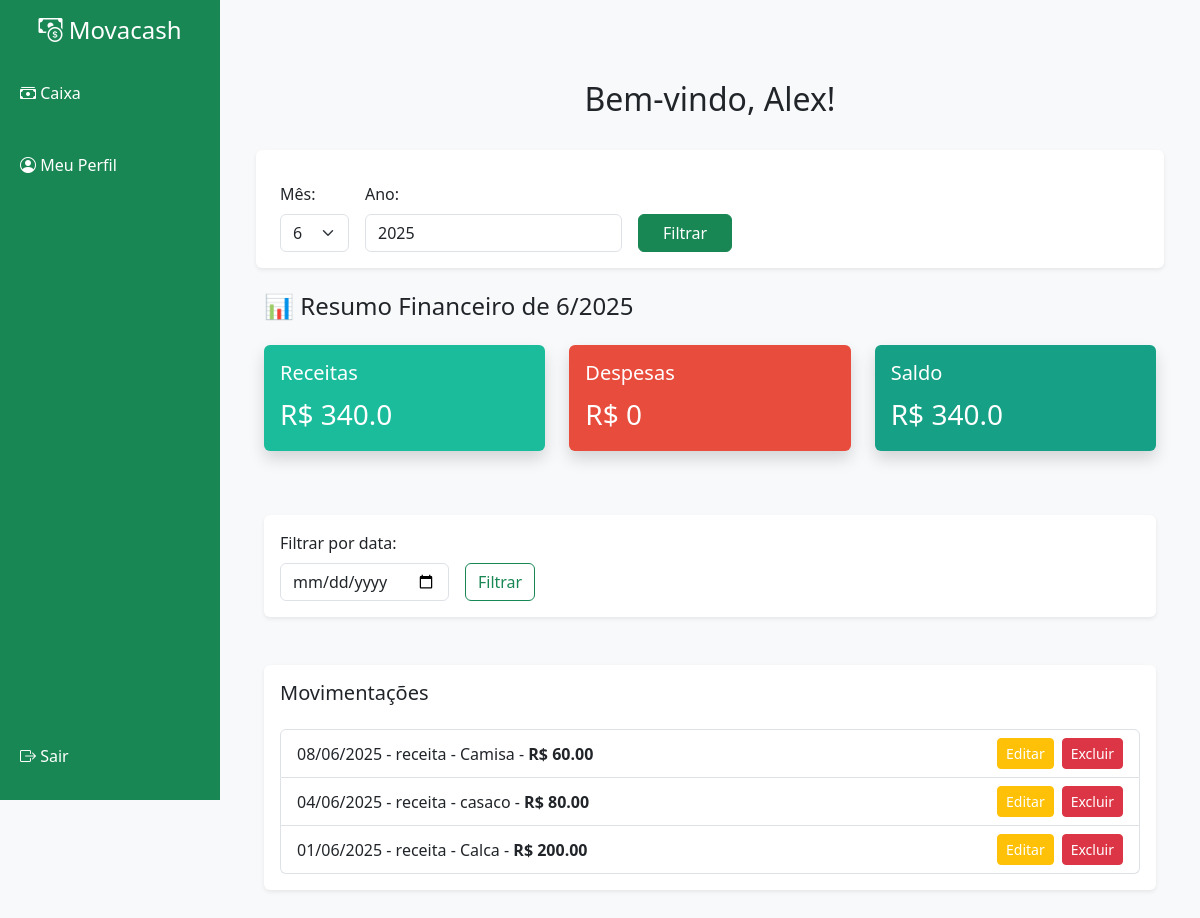
The app's page /dashboard (signed in) with its own data.
### app/models.py (models this page shows)
class Usuario(db.Model):
    __tablename__ = 'usuarios'
    id = db.Column(db.Integer, primary_key=True)
    nome = db.Column(db.String(100), nullable=False)
    email = db.Column(db.String(100), unique=True, nullable=False)
    senha = db.Column(db.String(100), nullable=False)
    tipo = db.Column(db.String(20), nullable=False, default='vendedor')
    ultimo_acesso = db.Column(db.DateTime)
    movimentacoes = db.relationship('Movimentacao', backref='usuario', lazy=True)
    contas = db.relationship('Conta', backref='usuario', lazy=True)

class Movimentacao(db.Model):
    __tablename__ = 'movimentacoes'
    id = db.Column(db.Integer, primary_key=True)
    tipo = db.Column(db.String(10), nullable=False)  # receita ou despesa
    categoria = db.Column(db.String(50), nullable=False)
    valor = db.Column(db.Float, nullable=False)
    data = db.Column(db.Date, nullable=False)
    usuario_id = db.Column(db.Integer, db.ForeignKey('usuarios.id'), nullable=False)

### app/routes.py (the view, shortened to what this page needs)
@bp.route('/dashboard')
@login_obrigatorio
def dashboard():
    usuario_id = session.get('usuario_id')
    nome_usuario = session.get('nome')
    hoje = date.today()
    filtro_data = request.args.get('filtro_data')
    mes = int(request.args.get('mes') or hoje.month)
    ano = int(request.args.get('ano') or hoje.year)
    query = Movimentacao.query.options(joinedload(Movimentacao.usuario)).filter(
        extract('month', Movimentacao.data) == mes,
        extract('year', Movimentacao.data) == ano
    )
    if session['tipo'] != 'admin':
        query = query.filter(Movimentacao.usuario_id == usuario_id)
    if filtro_data:
        try:
            data_filtrada = datetime.strptime(filtro_data, '%Y-%m-%d').date()
            query = query.filter(Movimentacao.data == data_filtrada)
        except ValueError:
            flash('Data inválida', 'danger')
    movimentacoes = query.order_by(Movimentacao.data.desc()).all()
    mov_list = [
        (m.tipo, m.categoria, m.valor, m.data, m.id, m.usuario.nome if session['tipo'] == 'admin' else None)
        for m in movimentacoes
    ]
    total_receitas = db.session.query(func.sum(Movimentacao.valor)).filter_by(tipo='receita').filter(
        extract('month', Movimentacao.data) == mes,
        extract('year', Movimentacao.data) == ano
    )
    total_despesas = db.session.query(func.sum(Movimentacao.valor)).filter_by(tipo='despesa').filter(
        extract('month', Movimentacao.data) == mes,
        extract('year', Movimentacao.data) == ano
    )
    if session['tipo'] != 'admin':
        total_receitas = total_receitas.filter(Movimentacao.usuario_id == usuario_id)
        total_despesas = total_despesas.filter(Movimentacao.usuario_id == usuario_id)
    receitas = total_receitas.scalar() or 0
    despesas = total_despesas.scalar() or 0
    saldo = receitas - despesas
    contas_proximas = None
    return render_template(
        "dashboard.html",
        usuario=nome_usuario,
        saldo=saldo,
        total_receitas=receitas,
        total_despesas=despesas,
        movimentacoes=mov_list,
        filtro_data=filtro_data,
        mes=mes,
        ano=ano,
        contas_proximas=contas_proximas  # <- ⚠️ IMPORTANTE
    )

### app/utils.py (called while the page is built)
def login_obrigatorio(f):
    @wraps(f)
    def decorated_function(*args, **kwargs):
        if 'usuario_id' not in session:
            return redirect(url_for('main.login'))
        return f(*args, **kwargs)
    return decorated_function

### app/templates/dashboard.html (shortened to what this page needs)
{% extends "base.html" %}
{% block content %}
<div class="container mt-5">
    <h2 class="mb-5 text-center text-dark">Bem-vindo, {{ usuario }}!</h2>
    <form method="GET" class="row g-3 mb-4 align-items-end bg-white p-3 rounded shadow-sm">
        <div class="col-auto">
            <label class="form-label">Mês:</label>
            <select name="mes" class="form-select">
                {% for m in range(1, 13) %}
                    <option value="{{ m }}" {% if m == mes %}selected{% endif %}>{{ m }}</option>
                {% endfor %}
            </select>
        </div>
        <div class="col-auto">
            <label class="form-label">Ano:</label>
            <input type="number" name="ano" class="form-control" value="{{ ano }}">
        </div>
        <div class="col-auto">
            <button type="submit" class="btn btn-success px-4">Filtrar</button>
        </div>
    </form>
    <h4 class="mb-4 text-dark">📊 Resumo Financeiro de {{ mes }}/{{ ano }}</h4>
    <div class="row mb-5">
        <div class="col-md-4 mb-3">
            <div class="card shadow border-0 rounded-xl" style="background-color: #1abc9c; color: white;">
                <div class="card-body">
                    <h5 class="card-title">Receitas</h5>
                    <p class="card-text fs-3">R$ {{ total_receitas | default(0) | round(2) }}</p>
                </div>
            </div>
        </div>
        <div class="col-md-4 mb-3">
            <div class="card shadow border-0 rounded-xl" style="background-color: #e74c3c; color: white;">
                <div class="card-body">
                    <h5 class="card-title">Despesas</h5>
                    <p class="card-text fs-3">R$ {{ total_despesas | default(0) | round(2) }}</p>
                </div>
            </div>
        </div>
        <div class="col-md-4 mb-3">
            <div class="card shadow border-0 rounded-xl" style="background-color: #16a085; color: white;">
                <div class="card-body">
                    <h5 class="card-title">Saldo</h5>
                    <p class="card-text fs-3">R$ {{ saldo | default(0) | round(2) }}</p>
                </div>
            </div>
        </div>
    </div>
    <div class="card mb-5 shadow-sm rounded border-0">
        <div class="card-body">
            <form method="GET" class="row g-3 align-items-end">
                <div class="col-auto">
                    <label class="form-label">Filtrar por data:</label>
                    <input type="date" name="filtro_data" class="form-control" value="{{ filtro_data }}">
                </div>
                <div class="col-auto">
                    <button type="submit" class="btn btn-outline-success">Filtrar</button>
                </div>
            </form>
        </div>
    </div>
    <div class="card shadow-sm border-0 rounded-xl">
        <div class="card-body">
            <h5 class="card-title mb-4">Movimentações</h5>
            {% if movimentacoes %}
                <ul class="list-group">
                    {% for tipo, categoria, valor, data, id, dono in movimentacoes %}
                        <li class="list-group-item d-flex justify-content-between align-items-center">
                            <div>
                                {{ data.strftime('%d/%m/%Y') }} - {{ tipo }} - {{ categoria }} -
                                <strong>R$ {{ "%.2f"|format(valor) }}</strong>
                            </div>
                            <div class="d-flex">
                                <a href="{{ url_for('main.editar_movimentacao', id=id) }}" class="btn btn-warning btn-sm me-2 text-white">Editar</a>
                                <a href="{{ url_for('main.excluir_movimentacao', id=id) }}"
                                   class="btn btn-danger btn-sm"
                                   onclick="return confirm('Tem certeza que deseja excluir esta movimentação?');">
                                    Excluir
                                </a>
                            </div>
                        </li>
                    {% endfor %}
                </ul>
            {% else %}
                <p class="text-muted">Nenhuma movimentação registrada para essa data.</p>
            {% endif %}
        </div>
    </div>
</div>
{% endblock %}

### app/templates/base.html (style rules this page uses)
body { background-color: #f8f9fa; }

### records on screen
Usuario: nome "Alex"
Movimentacao: strftime "08/06/2025", tipo "receita", categoria "Camisa", valor "60.00"
Movimentacao: strftime "04/06/2025", tipo "receita", categoria "casaco", valor "80.00"
Movimentacao: strftime "01/06/2025", tipo "receita", categoria "Calca", valor "200.00"

### other values on screen
{{ mes }} "6"
{{ ano }} "2025"
{{ total_receitas | default(0) | round(2) }} "340.0"
{{ total_despesas | default(0) | round(2) }} "0"
{{ saldo | default(0) | round(2) }} "340.0"
form field mes "6"
